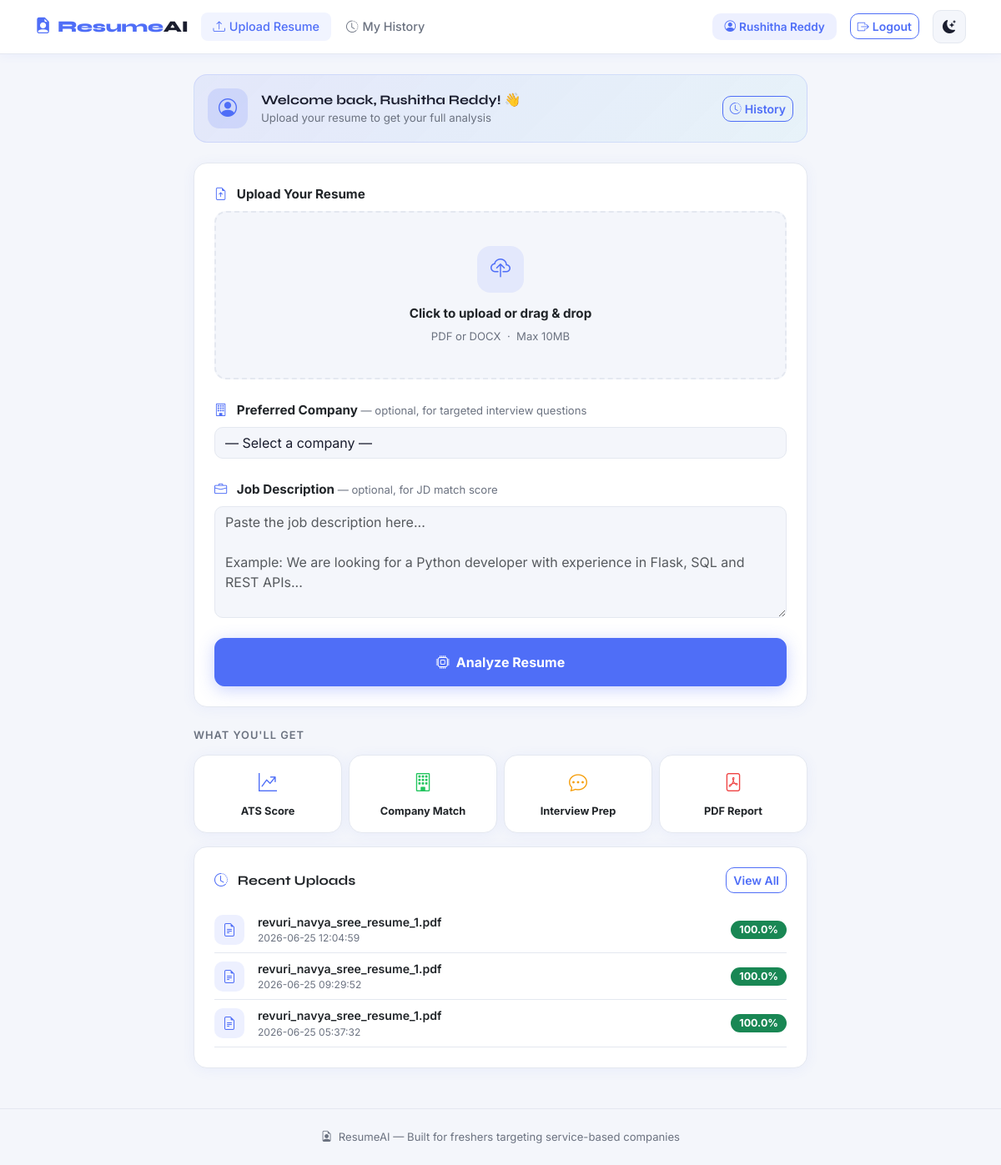
Page / (signed in) on the committed database.
### tables this page shows
CREATE TABLE resumes (
        id INTEGER PRIMARY KEY AUTOINCREMENT,

        user_id INTEGER NOT NULL,

        filename TEXT NOT NULL,

        ats_score REAL DEFAULT 0,
        jd_match REAL DEFAULT 0,

        skills TEXT,
        strengths TEXT,
        weaknesses TEXT,

        uploaded_at DATETIME DEFAULT CURRENT_TIMESTAMP,

        FOREIGN KEY(user_id) REFERENCES users(id)
    );

### app.py (the view)
@app.route("/")
def index():
    if "user_id" not in session:
        return redirect(url_for("home"))
    resumes = get_user_resumes(session["user_id"])
    return render_template("index.html", resumes=resumes)

### database/db.py (called while the page is built)
def get_connection():
    conn = sqlite3.connect(DB_PATH)
    conn.row_factory = sqlite3.Row
    return conn

def get_user_resumes(user_id):
    conn = get_connection()
    cursor = conn.cursor()
    cursor.execute("""
    SELECT *
    FROM resumes
    WHERE user_id = ?
    ORDER BY uploaded_at DESC
    """, (user_id,))
    rows = cursor.fetchall()
    conn.close()
    return [dict(r) for r in rows]

### templates/index.html (shortened to what this page needs)
{% extends "base.html" %}
{% block content %}
<div class="container mt-4 mb-5">
<div class="row justify-content-center">
<div class="col-lg-8">
    <div class="d-flex align-items-center gap-3 mb-4 p-3"
         style="background:linear-gradient(135deg,rgba(79,110,247,0.1),rgba(6,182,212,0.05));
                border:1px solid rgba(79,110,247,0.15);border-radius:16px;">
        <div style="width:48px;height:48px;border-radius:14px;background:rgba(79,110,247,0.15);
                    color:var(--primary);display:flex;align-items:center;justify-content:center;
                    font-size:22px;flex-shrink:0;">
            <i class="bi bi-person-circle"></i>
        </div>
        <div>
            <div style="font-family:'Syne',sans-serif;font-weight:700;font-size:1rem;">
                Welcome back, {{ session.user_name }}! 👋
            </div>
            <div style="color:var(--muted);font-size:0.83rem;">
                Upload your resume to get your full analysis
            </div>
        </div>
        <a href="/history" class="btn btn-sm btn-outline-primary ms-auto">
            <i class="bi bi-clock-history me-1"></i>History
        </a>
    </div>
    <div class="card p-4 mb-4">
        <form action="/upload" method="POST" enctype="multipart/form-data" id="uploadForm">
            <div class="mb-4">
                <label class="form-label" style="font-weight:700;font-size:0.95rem;">
                    <i class="bi bi-file-earmark-arrow-up me-2" style="color:var(--primary);"></i>
                    Upload Your Resume
                </label>
                <div id="dropZone"
                     onclick="document.getElementById('resumeFile').click()"
                     style="border:2px dashed var(--border);border-radius:14px;
                            padding:40px 20px;text-align:center;cursor:pointer;
                            transition:all 0.2s;background:var(--bg);">
                    <div id="dropContent">
                        <div style="width:56px;height:56px;border-radius:16px;
                                    background:rgba(79,110,247,0.1);color:var(--primary);
                                    display:flex;align-items:center;justify-content:center;
                                    font-size:24px;margin:0 auto 14px;">
                            <i class="bi bi-cloud-upload"></i>
                        </div>
                        <div style="font-weight:700;font-size:0.95rem;margin-bottom:6px;">
                            Click to upload or drag & drop
                        </div>
                        <div style="color:var(--muted);font-size:0.82rem;">
                            PDF or DOCX &nbsp;·&nbsp; Max 10MB
                        </div>
                    </div>
                </div>
            </div>
            <div class="mb-4">
                <label class="form-label" style="font-weight:700;font-size:0.95rem;">
                    <i class="bi bi-building me-2" style="color:var(--primary);"></i>
                    Preferred Company
                    <span style="color:var(--muted);font-weight:400;font-size:0.82rem;">
                        — optional, for targeted interview questions
                    </span>
                </label>
                <select name="preferred_company" class="form-select">
                    <option value="">— Select a company —</option>
                </select>
            </div>
            <div class="mb-4">
                <label class="form-label" style="font-weight:700;font-size:0.95rem;">
                    <i class="bi bi-briefcase me-2" style="color:var(--primary);"></i>
                    Job Description
                    <span style="color:var(--muted);font-weight:400;font-size:0.82rem;">
                        — optional, for JD match score
                    </span>
                </label>
                <textarea name="job_description" class="form-control" rows="5"
                    placeholder="Paste the job description here...&#10;&#10;Example: We are looking for a Python developer with experience in Flask, SQL and REST APIs..."></textarea>
            </div>
            <button type="submit" class="btn btn-primary w-100 py-3" id="analyzeBtn"
                    style="font-size:1rem;font-weight:700;border-radius:12px;
                           box-shadow:0 4px 20px rgba(79,110,247,0.3);">
                <i class="bi bi-cpu me-2"></i>Analyze Resume
            </button>
        </form>
    </div>
    <div style="margin-bottom:16px;">
        <div style="color:var(--muted);font-size:0.8rem;font-weight:600;
                    letter-spacing:1px;text-transform:uppercase;margin-bottom:14px;">
            What you'll get
        </div>
        <div class="row g-2">
            <div class="col-6 col-md-3">
                <div class="card p-3 text-center h-100">
                    <i class="bi bi-graph-up-arrow mb-2" style="font-size:22px;color:var(--primary);"></i>
                    <div style="font-size:0.8rem;font-weight:700;">ATS Score</div>
                </div>
            </div>
            <div class="col-6 col-md-3">
                <div class="card p-3 text-center h-100">
                    <i class="bi bi-building mb-2" style="font-size:22px;color:var(--success);"></i>
                    <div style="font-size:0.8rem;font-weight:700;">Company Match</div>
                </div>
            </div>
            <div class="col-6 col-md-3">
                <div class="card p-3 text-center h-100">
                    <i class="bi bi-chat-dots mb-2" style="font-size:22px;color:var(--warning);"></i>
                    <div style="font-size:0.8rem;font-weight:700;">Interview Prep</div>
                </div>
            </div>
            <div class="col-6 col-md-3">
                <div class="card p-3 text-center h-100">
                    <i class="bi bi-file-pdf mb-2" style="font-size:22px;color:var(--danger);"></i>
                    <div style="font-size:0.8rem;font-weight:700;">PDF Report</div>
                </div>
            </div>
        </div>
    </div>
    {% if resumes %}
    <div class="card p-4">
        <div class="d-flex align-items-center justify-content-between mb-3">
            <div style="font-family:'Syne',sans-serif;font-weight:700;">
                <i class="bi bi-clock-history me-2" style="color:var(--primary);"></i>
                Recent Uploads
            </div>
            <a href="/history" class="btn btn-sm btn-outline-primary">View All</a>
        </div>
        {% for r in resumes[:3] %}
        <div class="d-flex align-items-center gap-3 py-2"
             style="border-bottom:1px solid var(--border);">
            <div style="width:36px;height:36px;border-radius:10px;
                        background:rgba(79,110,247,0.1);color:var(--primary);
                        display:flex;align-items:center;justify-content:center;
                        font-size:16px;flex-shrink:0;">
                <i class="bi bi-file-earmark-text"></i>
            </div>
            <div class="flex-grow-1" style="min-width:0;">
                <div style="font-weight:600;font-size:0.88rem;
                            white-space:nowrap;overflow:hidden;text-overflow:ellipsis;">
                    {{ r.filename }}
                </div>
                <div style="color:var(--muted);font-size:0.75rem;">{{ r.uploaded_at }}</div>
            </div>
            <span class="badge rounded-pill
                {% if r.ats_score >= 70 %}bg-success
                {% elif r.ats_score >= 40 %}bg-warning text-dark
                {% else %}bg-danger{% endif %}"
                style="font-size:0.78rem;padding:5px 10px;flex-shrink:0;">
                {{ r.ats_score }}%
            </span>
        </div>
        {% endfor %}
    </div>
    {% endif %}
</div>
</div>
</div>
{% endblock %}

### templates/base.html (style rules this page uses)
:root { --bg: #f4f6fb; --surface: #ffffff; --border: #e4e8f0; --text: #1a1d2e; --muted: #6b7280; --primary: #4f6ef7; --primary2: #3b57e0; --success: #22c55e; --warning: #f59e0b; --danger: #ef4444; --info: #06b6d4; --card-shadow: 0 2px 16px rgba(79,110,247,0.07); }
* { transition: background-color 0.2s, color 0.2s, border-color 0.2s; }
body { font-family: 'Inter', sans-serif; background: var(--bg); color: var(--text); min-height: 100vh; }
.card { background: var(--surface); border: 1px solid var(--border); border-radius: 16px; box-shadow: var(--card-shadow); }
.btn-primary { background: var(--primary); border-color: var(--primary); border-radius: 10px; font-weight: 600; }
.btn-outline-primary { border-color: var(--primary); color: var(--primary); border-radius: 10px; font-weight: 600; }
.form-control, .form-select { background: var(--bg); border-color: var(--border); color: var(--text); border-radius: 10px; }

### rows in the picture
resumes: filename "revuri_navya_sree_resume_1.pdf", uploaded_at "2026-06-25 12:04:59", ats_score "100.0"
resumes: filename "revuri_navya_sree_resume_1.pdf", uploaded_at "2026-06-25 09:29:52", ats_score "100.0"
resumes: filename "revuri_navya_sree_resume_1.pdf", uploaded_at "2026-06-25 05:37:32", ats_score "100.0"

### other values in the picture
{{ session.user_name }} "Rushitha Reddy"
